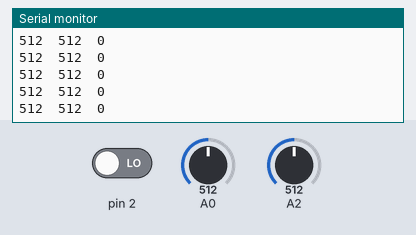
Recording of a sketch running on a simulated Arduino Uno, built with avr-gcc and run on an emulated ATmega328P. Shown: the last lines printed to the serial monitor. The test bench sets the inputs (shaded band); at power-on: A0 = 512, A2 = 512, pin 2 LOW.

Above: at 1.2 s.
1.3 s: A0 set to 716
At 1.56 s:
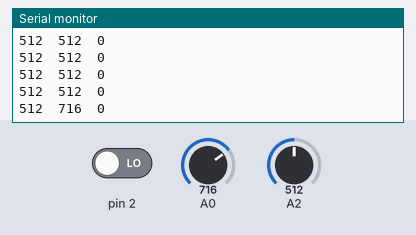
2.8 s: A2 set to 716
At 2.96 s:
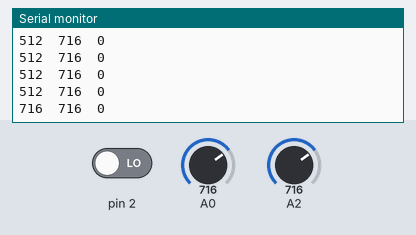
4.3 s: pin 2 driven HIGH
At 4.57 s:
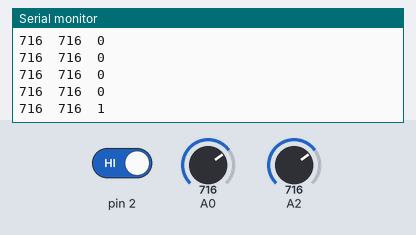
5.8 s: A0 set to 900
At 5.97 s:
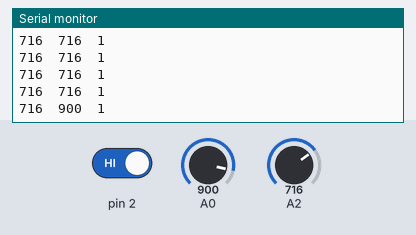
7.3 s: A2 set to 900
At 7.38 s:
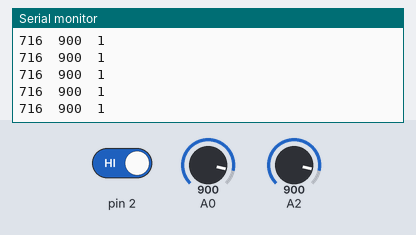
8.8 s: pin 2 driven LOW
At 8.98 s:
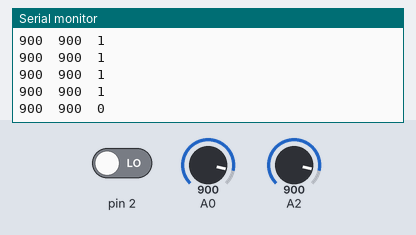
Timing chart, 0 to 11.3 s (numbered marks = the images above; inputs shaded):
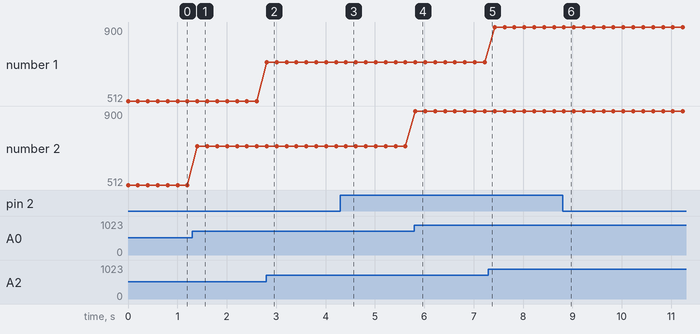

The sketch:

25_comparator.ino
```cpp
void setup() {
 pinMode(A2,INPUT);
 Serial.begin(9600);
 pinMode(A0,INPUT);
 pinMode(2,INPUT);

}

void loop() {
  Serial.print(analogRead(A2));Serial.print("\t");
  Serial.print(analogRead(A0));Serial.print("\t");
  Serial.println(digitalRead(2));
  delay(200);

}
```

Measured:
- after the input at 1.3 s, the serial monitor: prints a new line after 0.10 s (image 1)
- after the input at 2.8 s, the serial monitor: prints a new line at once (image 2)
- after the input at 4.3 s, the serial monitor: prints a new line after 0.11 s (image 3)
- after the input at 5.8 s, the serial monitor: prints a new line at once (image 4)
- after the input at 8.8 s, the serial monitor: prints a new line at once (image 6)
- plotted number 2: 512 → 716 after the input at 1.3 s, 716 → 900 after the input at 5.8 s
